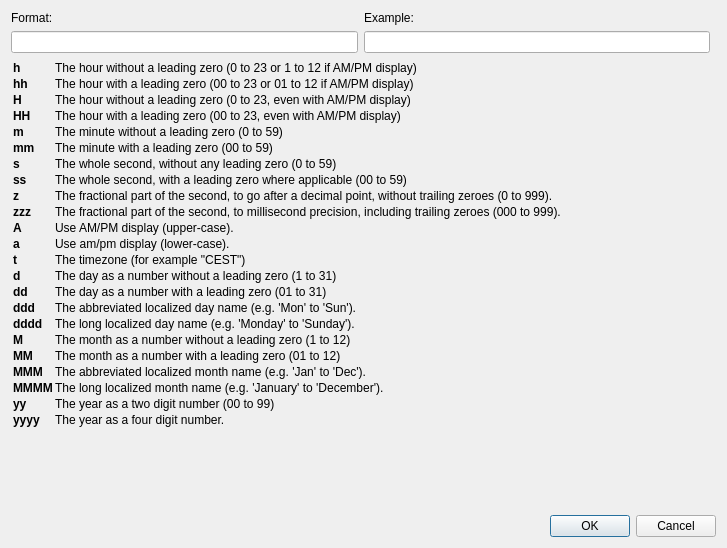
<?xml version="1.0" encoding="UTF-8"?>
<ui version="4.0">
 <class>InsertTimeDialog</class>
 <widget class="QDialog" name="InsertTimeDialog">
  <property name="geometry">
   <rect>
    <x>0</x>
    <y>0</y>
    <width>727</width>
    <height>548</height>
   </rect>
  </property>
  <property name="windowTitle">
   <string>Insert Time/Date</string>
  </property>
  <layout class="QGridLayout" name="gridLayout">
   <item row="3" column="0" colspan="3">
    <widget class="QLabel" name="instructionsLabel">
     <property name="text">
      <string>&lt;html&gt;
  &lt;head/&gt;
  &lt;body&gt;
    &lt;table&gt;
      &lt;tr&gt;&lt;td&gt;&lt;b&gt;h&lt;/b&gt;&lt;/td&gt;&lt;td&gt;The hour without a leading zero (0 to 23 or 1 to 12 if AM/PM display)&lt;/td&gt;&lt;/tr&gt;
      &lt;tr&gt;&lt;td&gt;&lt;b&gt;hh&lt;/b&gt;&lt;/td&gt;&lt;td&gt;The hour with a leading zero (00 to 23 or 01 to 12 if AM/PM display)&lt;/td&gt;&lt;/tr&gt;
      &lt;tr&gt;&lt;td&gt;&lt;b&gt;H&lt;/b&gt;&lt;/td&gt;&lt;td&gt;The hour without a leading zero (0 to 23, even with AM/PM display)&lt;/td&gt;&lt;/tr&gt;
      &lt;tr&gt;&lt;td&gt;&lt;b&gt;HH&lt;/b&gt;&lt;/td&gt;&lt;td&gt;The hour with a leading zero (00 to 23, even with AM/PM display)&lt;/td&gt;&lt;/tr&gt;
      &lt;tr&gt;&lt;td&gt;&lt;b&gt;m&lt;/b&gt;&lt;/td&gt;&lt;td&gt;The minute without a leading zero (0 to 59)&lt;/td&gt;&lt;/tr&gt;
      &lt;tr&gt;&lt;td&gt;&lt;b&gt;mm&lt;/b&gt;&lt;/td&gt;&lt;td&gt;The minute with a leading zero (00 to 59)&lt;/td&gt;&lt;/tr&gt;
      &lt;tr&gt;&lt;td&gt;&lt;b&gt;s&lt;/b&gt;&lt;/td&gt;&lt;td&gt;The whole second, without any leading zero (0 to 59)&lt;/td&gt;&lt;/tr&gt;
      &lt;tr&gt;&lt;td&gt;&lt;b&gt;ss&lt;/b&gt;&lt;/td&gt;&lt;td&gt;The whole second, with a leading zero where applicable (00 to 59)&lt;/td&gt;&lt;/tr&gt;
      &lt;tr&gt;&lt;td&gt;&lt;b&gt;z&lt;/b&gt;&lt;/td&gt;&lt;td&gt;The fractional part of the second, to go after a decimal point, without trailing zeroes (0 to 999).&lt;/td&gt;&lt;/tr&gt;
      &lt;tr&gt;&lt;td&gt;&lt;b&gt;zzz&lt;/b&gt;&lt;/td&gt;&lt;td&gt;The fractional part of the second, to millisecond precision, including trailing zeroes (000 to 999).&lt;/td&gt;&lt;/tr&gt;
      &lt;tr&gt;&lt;td&gt;&lt;b&gt;A&lt;/b&gt;&lt;/td&gt;&lt;td&gt;Use AM/PM display (upper-case).&lt;/td&gt;&lt;/tr&gt;
      &lt;tr&gt;&lt;td&gt;&lt;b&gt;a&lt;/b&gt;&lt;/td&gt;&lt;td&gt;Use am/pm display (lower-case).&lt;/td&gt;&lt;/tr&gt;
      &lt;tr&gt;&lt;td&gt;&lt;b&gt;t&lt;/b&gt;&lt;/td&gt;&lt;td&gt;The timezone (for example &amp;quot;CEST&amp;quot;)&lt;/td&gt;&lt;/tr&gt;
      &lt;tr&gt;&lt;td&gt;&lt;b&gt;d&lt;/b&gt;&lt;/td&gt;&lt;td&gt;The day as a number without a leading zero (1 to 31)&lt;/td&gt;&lt;/tr&gt;
      &lt;tr&gt;&lt;td&gt;&lt;b&gt;dd&lt;/b&gt;&lt;/td&gt;&lt;td&gt;The day as a number with a leading zero (01 to 31)&lt;/td&gt;&lt;/tr&gt;
      &lt;tr&gt;&lt;td&gt;&lt;b&gt;ddd&lt;/b&gt;&lt;/td&gt;&lt;td&gt;The abbreviated localized day name (e.g. 'Mon' to 'Sun').&lt;/td&gt;&lt;/tr&gt;
      &lt;tr&gt;&lt;td&gt;&lt;b&gt;dddd&lt;/b&gt;&lt;/td&gt;&lt;td&gt;The long localized day name (e.g. 'Monday' to 'Sunday').&lt;/td&gt;&lt;/tr&gt;
      &lt;tr&gt;&lt;td&gt;&lt;b&gt;M&lt;/b&gt;&lt;/td&gt;&lt;td&gt;The month as a number without a leading zero (1 to 12)&lt;/td&gt;&lt;/tr&gt;
      &lt;tr&gt;&lt;td&gt;&lt;b&gt;MM&lt;/b&gt;&lt;/td&gt;&lt;td&gt;The month as a number with a leading zero (01 to 12)&lt;/td&gt;&lt;/tr&gt;
      &lt;tr&gt;&lt;td&gt;&lt;b&gt;MMM&lt;/b&gt;&lt;/td&gt;&lt;td&gt;The abbreviated localized month name (e.g. 'Jan' to 'Dec').&lt;/td&gt;&lt;/tr&gt;
      &lt;tr&gt;&lt;td&gt;&lt;b&gt;MMMM&lt;/b&gt;&lt;/td&gt;&lt;td&gt;The long localized month name (e.g. 'January' to 'December').&lt;/td&gt;&lt;/tr&gt;
      &lt;tr&gt;&lt;td&gt;&lt;b&gt;yy&lt;/b&gt;&lt;/td&gt;&lt;td&gt;The year as a two digit number (00 to 99)&lt;/td&gt;&lt;/tr&gt;
      &lt;tr&gt;&lt;td&gt;&lt;b&gt;yyyy&lt;/b&gt;&lt;/td&gt;&lt;td&gt;The year as a four digit number.&lt;/td&gt;&lt;/tr&gt;
    &lt;/table&gt;
  &lt;/body&gt;
&lt;/html&gt;</string>
     </property>
    </widget>
   </item>
   <item row="1" column="1">
    <widget class="QLineEdit" name="exampleText">
     <property name="palette">
      <palette>
       <active/>
       <inactive/>
       <disabled/>
      </palette>
     </property>
     <property name="readOnly">
      <bool>true</bool>
     </property>
    </widget>
   </item>
   <item row="0" column="0">
    <widget class="QLabel" name="formatLabel">
     <property name="text">
      <string>Format:</string>
     </property>
    </widget>
   </item>
   <item row="1" column="0">
    <widget class="QLineEdit" name="formatText">
     <property name="placeholderText">
      <string/>
     </property>
    </widget>
   </item>
   <item row="0" column="1">
    <widget class="QLabel" name="exampleLabel">
     <property name="text">
      <string>Example:</string>
     </property>
    </widget>
   </item>
   <item row="5" column="0" colspan="3" alignment="Qt::AlignBottom">
    <widget class="QDialogButtonBox" name="buttonBox">
     <property name="orientation">
      <enum>Qt::Horizontal</enum>
     </property>
     <property name="standardButtons">
      <set>QDialogButtonBox::Cancel|QDialogButtonBox::Ok</set>
     </property>
    </widget>
   </item>
   <item row="4" column="0">
    <spacer name="verticalSpacer">
     <property name="orientation">
      <enum>Qt::Vertical</enum>
     </property>
     <property name="sizeHint" stdset="0">
      <size>
       <width>20</width>
       <height>40</height>
      </size>
     </property>
    </spacer>
   </item>
  </layout>
 </widget>
 <tabstops>
  <tabstop>formatText</tabstop>
  <tabstop>exampleText</tabstop>
 </tabstops>
 <resources/>
 <connections>
  <connection>
   <sender>buttonBox</sender>
   <signal>accepted()</signal>
   <receiver>InsertTimeDialog</receiver>
   <slot>accept()</slot>
   <hints>
    <hint type="sourcelabel">
     <x>248</x>
     <y>254</y>
    </hint>
    <hint type="destinationlabel">
     <x>157</x>
     <y>274</y>
    </hint>
   </hints>
  </connection>
  <connection>
   <sender>buttonBox</sender>
   <signal>rejected()</signal>
   <receiver>InsertTimeDialog</receiver>
   <slot>reject()</slot>
   <hints>
    <hint type="sourcelabel">
     <x>316</x>
     <y>260</y>
    </hint>
    <hint type="destinationlabel">
     <x>286</x>
     <y>274</y>
    </hint>
   </hints>
  </connection>
 </connections>
</ui>
